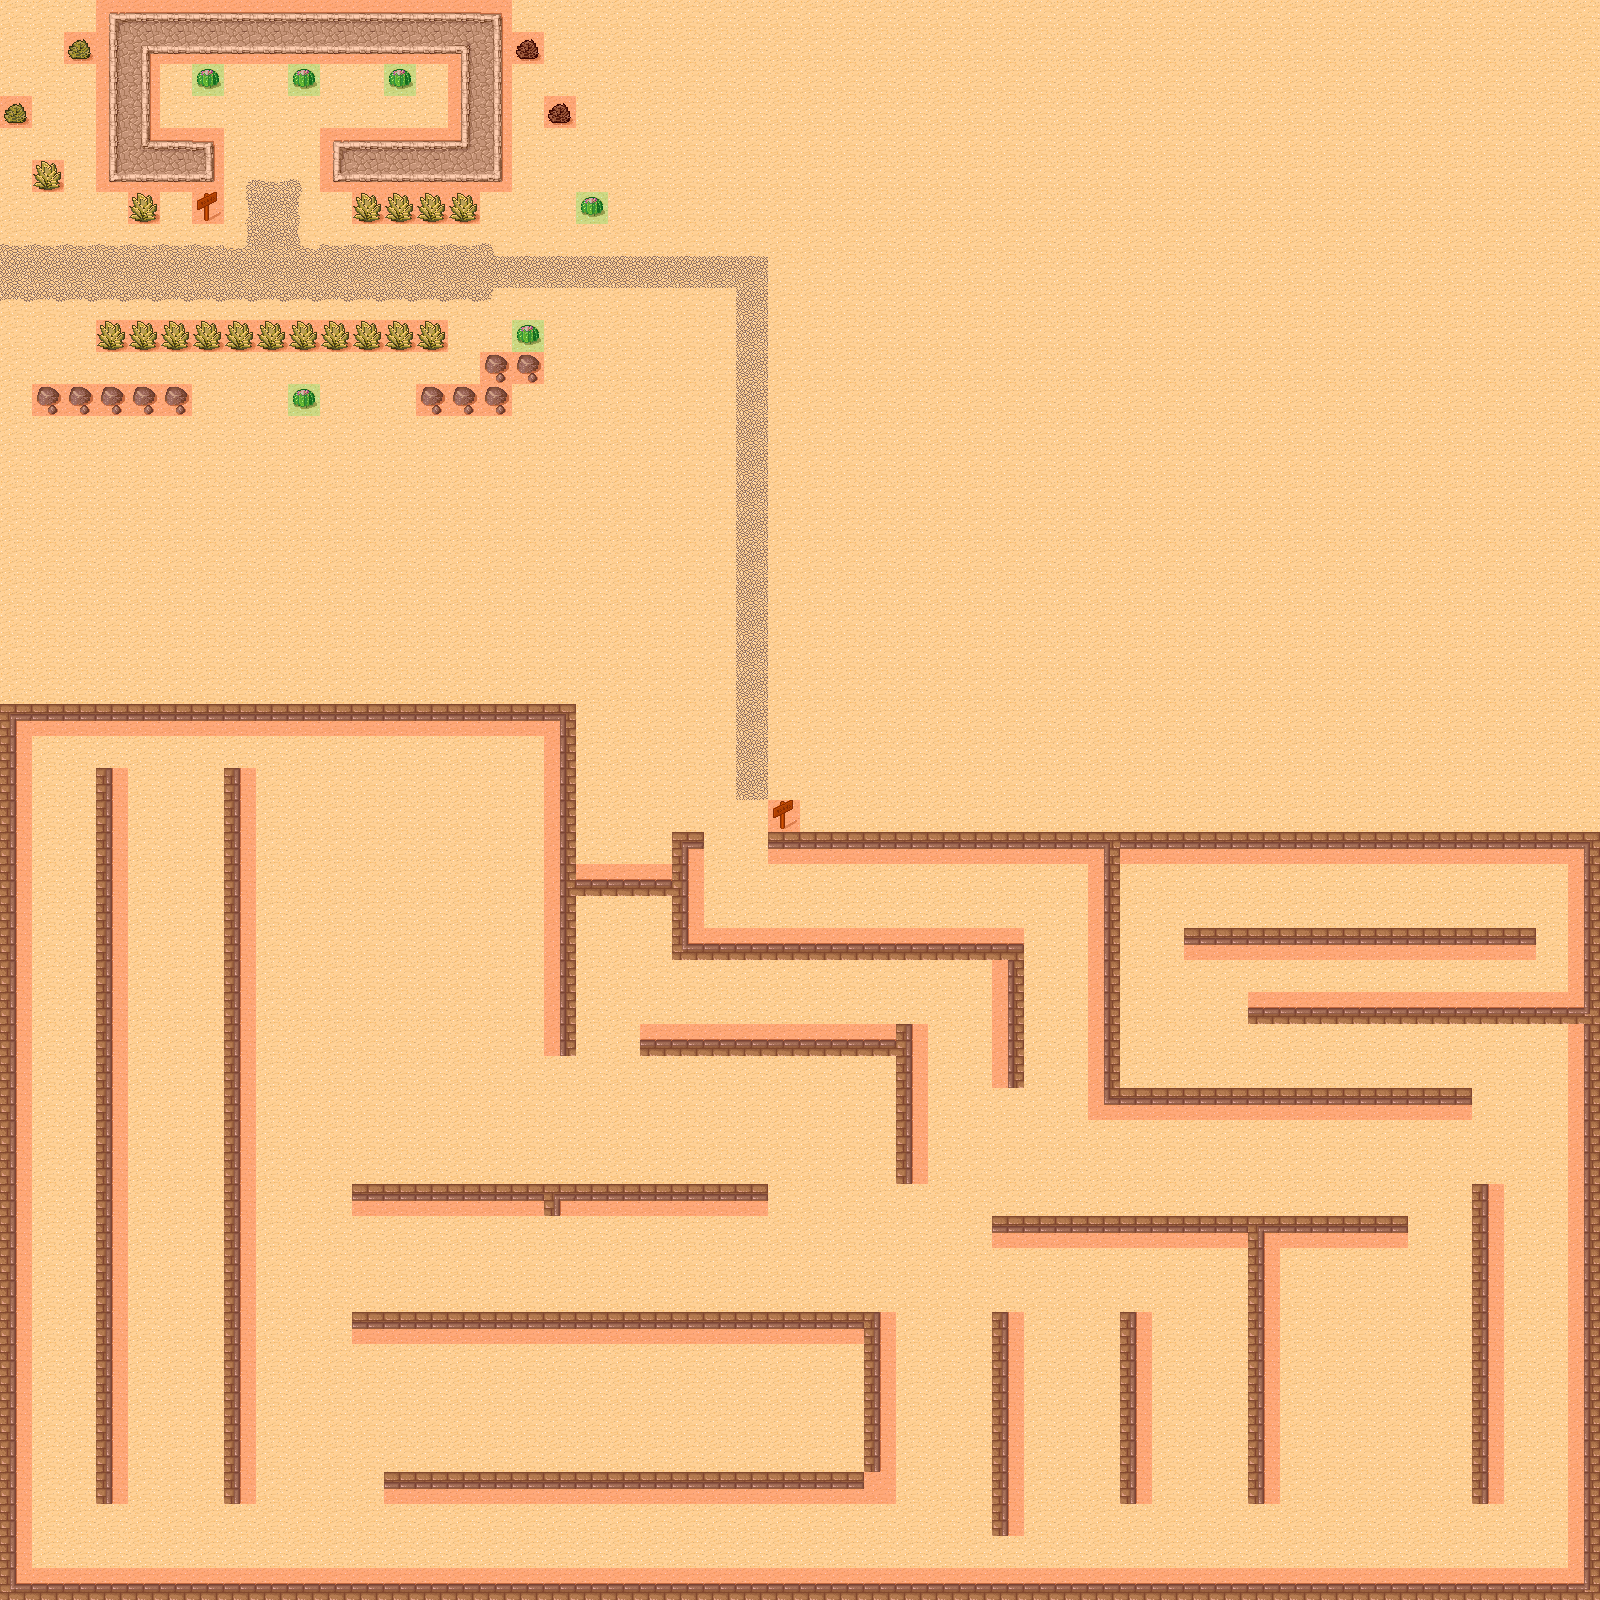

This game map was drawn from its Tiled (.tmx) file and the tilesets committed beside it. A one-line description and the trimmed map source follow:
An orthogonal 50x50 tile map with 32x32 px tiles, 3 tile layers (Background, Foreground, Meta), 2 tilesets and 7 objects (SpawnPoint, EnemySpawn1, EnemySpawn2, EnemySpawn3, EnemySpawn4, ...).

<map version="1.0" orientation="orthogonal" width="50" height="50" tilewidth="32" tileheight="32">
 <tileset firstgid="1" name="tmw_desert_spacing" tilewidth="32" tileheight="32" spacing="1" margin="1">
  <image source="tmw_desert_spacing.png" width="265" height="199" />
 </tileset>
 <tileset firstgid="49" name="meta_tiles" tilewidth="32" tileheight="32" spacing="1" margin="1">
  <image source="meta_tiles.png" width="67" height="34" />
  <tile id="0">
   <properties>
    <property name="Collidable" value="True" />
   </properties>
  </tile>
  <tile id="1">
   <properties>
    <property name="Collectable" value="True" />
   </properties>
  </tile>
 </tileset>
 <layer name="Background" width="50" height="50">
  <data>[2500 cells, 2500 non-empty, 37 distinct tile ids]</data>
 </layer>
 <objectgroup name="Objects" width="50" height="50">
  <object name="SpawnPoint" x="59" y="259" width="32" height="26" />
  <object name="EnemySpawn1" x="992" y="58">
   <properties>
    <property name="Enemy" value="1" />
   </properties>
  </object>
  <object name="EnemySpawn2" x="44" y="1542">
   <properties>
    <property name="Enemy" value="1" />
   </properties>
  </object>
  <object name="EnemySpawn3" x="12" y="19">
   <properties>
    <property name="Enemy" value="1" />
   </properties>
  </object>
  <object name="EnemySpawn4" x="593" y="902">
   <properties>
    <property name="Enemy" value="1" />
   </properties>
  </object>
  <object name="EnemySpawn5" x="1570" y="598">
   <properties>
    <property name="Enemy" value="1" />
   </properties>
  </object>
  <object name="EnemySpawn6" x="1181" y="1160">
   <properties>
    <property name="Enemy" value="1" />
   </properties>
  </object>
 </objectgroup>
 <layer name="Foreground" width="50" height="50">
  <data>[2500 cells, 6 non-empty, 1 distinct tile ids]</data>
 </layer>
 <layer name="Meta" width="50" height="50">
  <data>[2500 cells, 459 non-empty, 2 distinct tile ids]</data>
 </layer>
</map>
